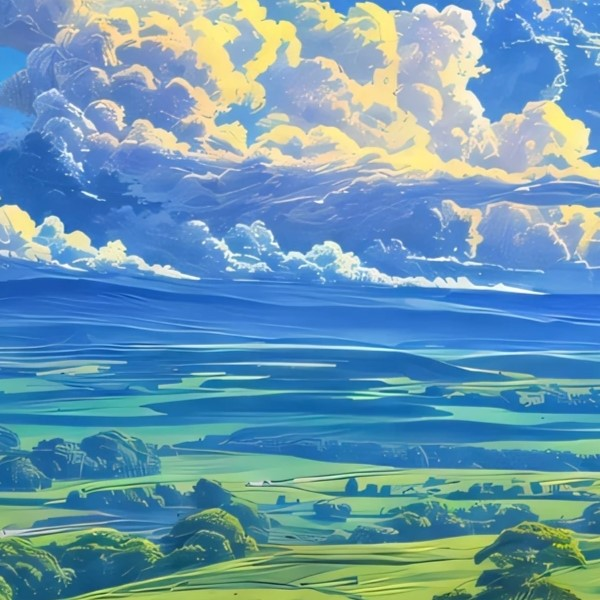
#> input picture opencv速成/src/yun2.jpg, 600 x 600 px, found by its file name
$ python 5opencvmirroring.py
#> lines starting #> are read from the running program, lines starting #| are printed output that depends on the picture
import cv2
import numpy as np

if __name__ == '__main__':
    img = cv2.imread(r'/home/sgm/jkk_ros/src/opencv_pkg/src/yun2.jpg')#600x600
#> img is the input picture: shape (600, 600, 3); mean B, G, R 177.2, 153, 106.4
    imgInfo = img.shape
#> imgInfo = (600, 600, 3)
    height = imgInfo[0]
#> height = 600
    width = imgInfo[1]
#> width = 600
    deep = imgInfo[2]
#> deep = 3
    newImgInfo = (height*2,width,deep)
#> newImgInfo = (1200, 600, 3)
    dst = np.zeros(newImgInfo,np.uint8)#uint8
    for i in range(0,height):#bian li xiang su
        for j in range(0,width):
            dst[i,j] = img[i,j]
            dst[height*2-i-1,j] = img[i,j]
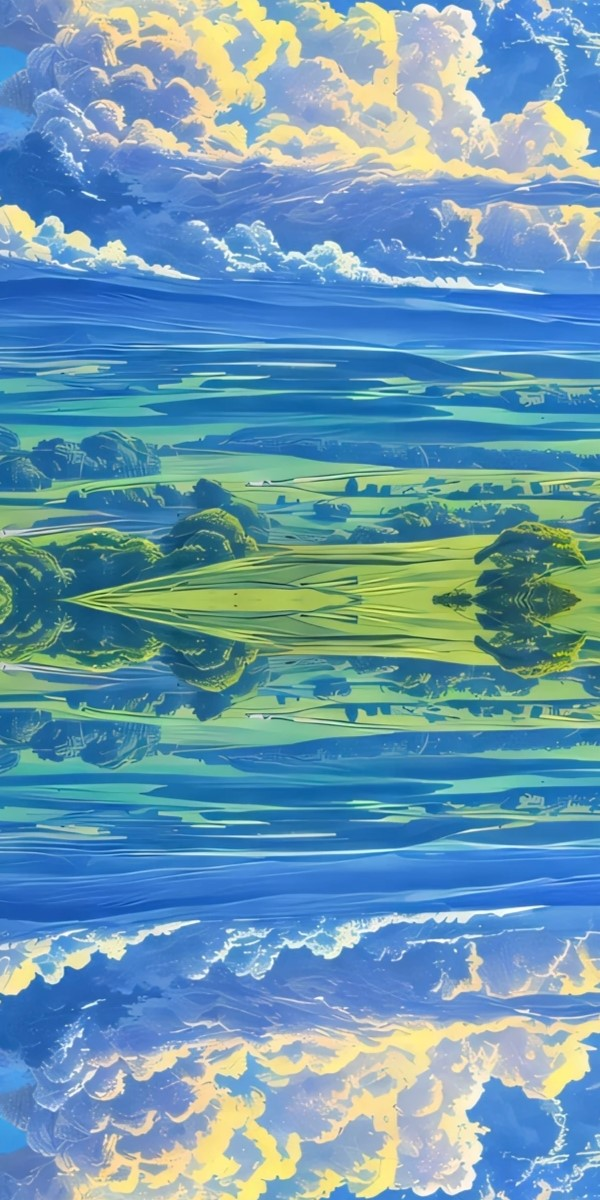
#> dst: shape (1200, 600, 3); mean B, G, R 177.2, 153, 106.4
    while True :
        cv2.imshow("frame",img)
        cv2.imshow('dst',dst)
        action = cv2.waitKey(10) & 0xFF
#> (key q is pressed here)
        if action == ord('q') or action == 113:
            break
#> (the run stopped early here; a loop or call above may not have finished)
